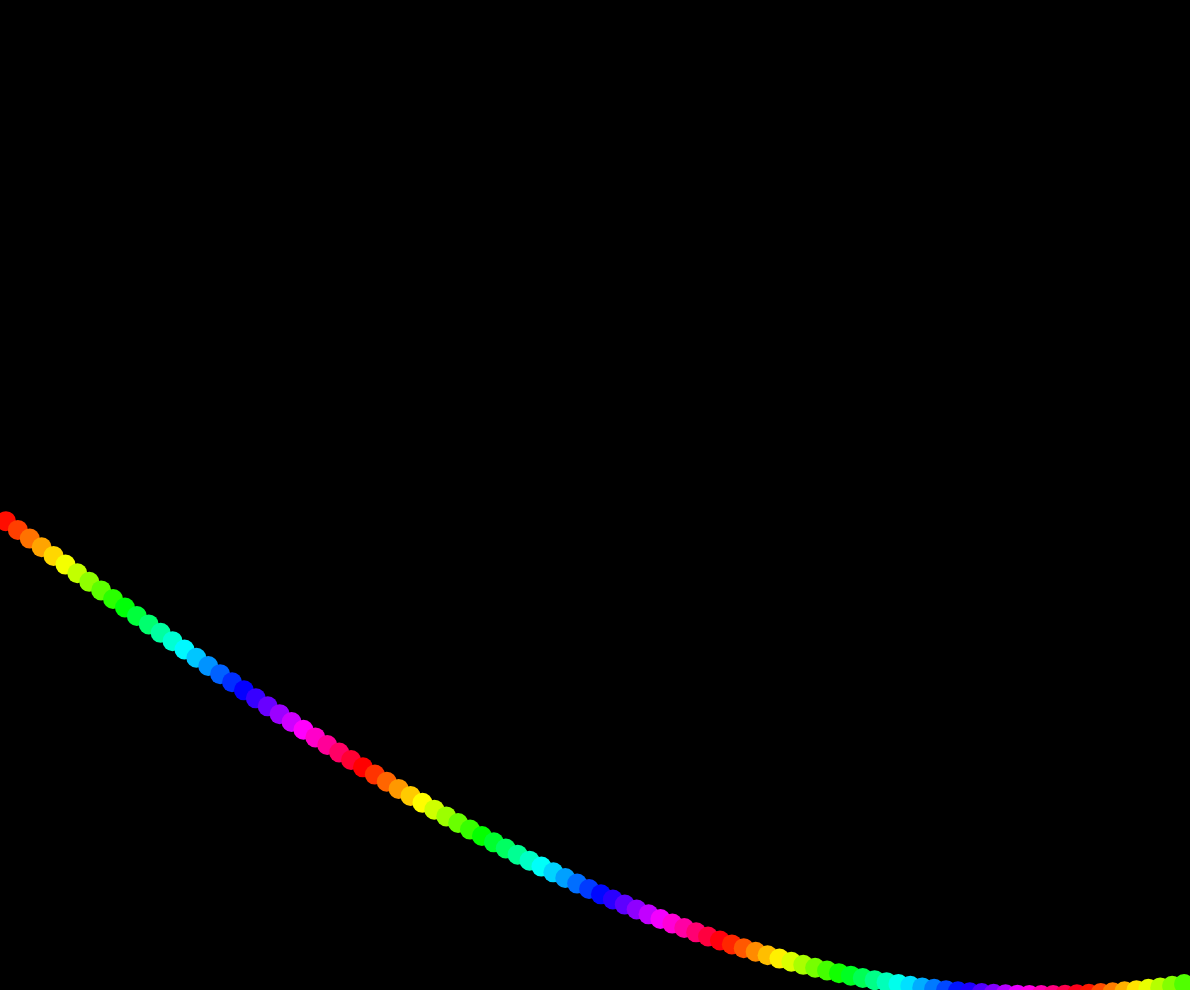
Frame 1 (no input)
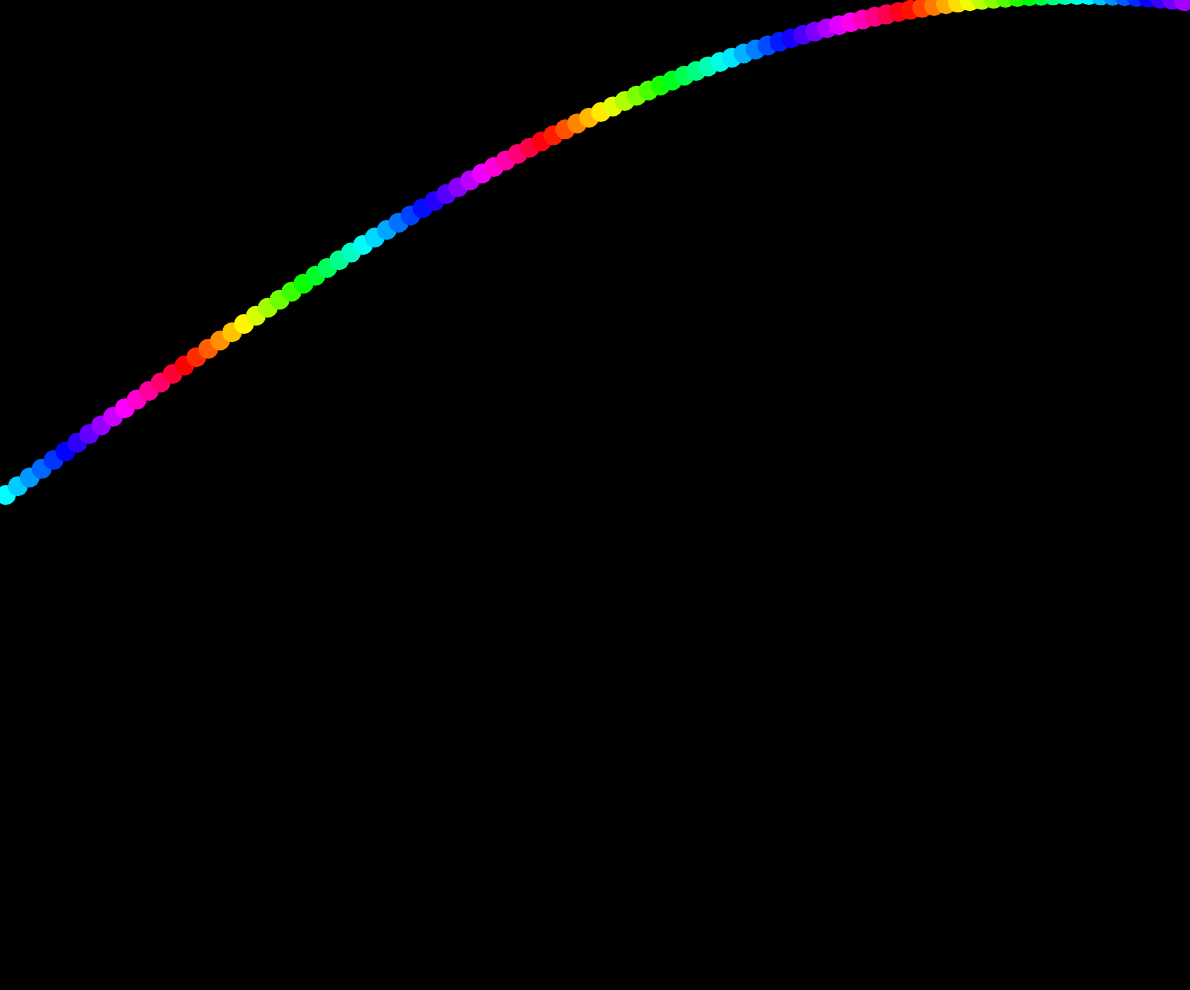
Frame 60 (no input)
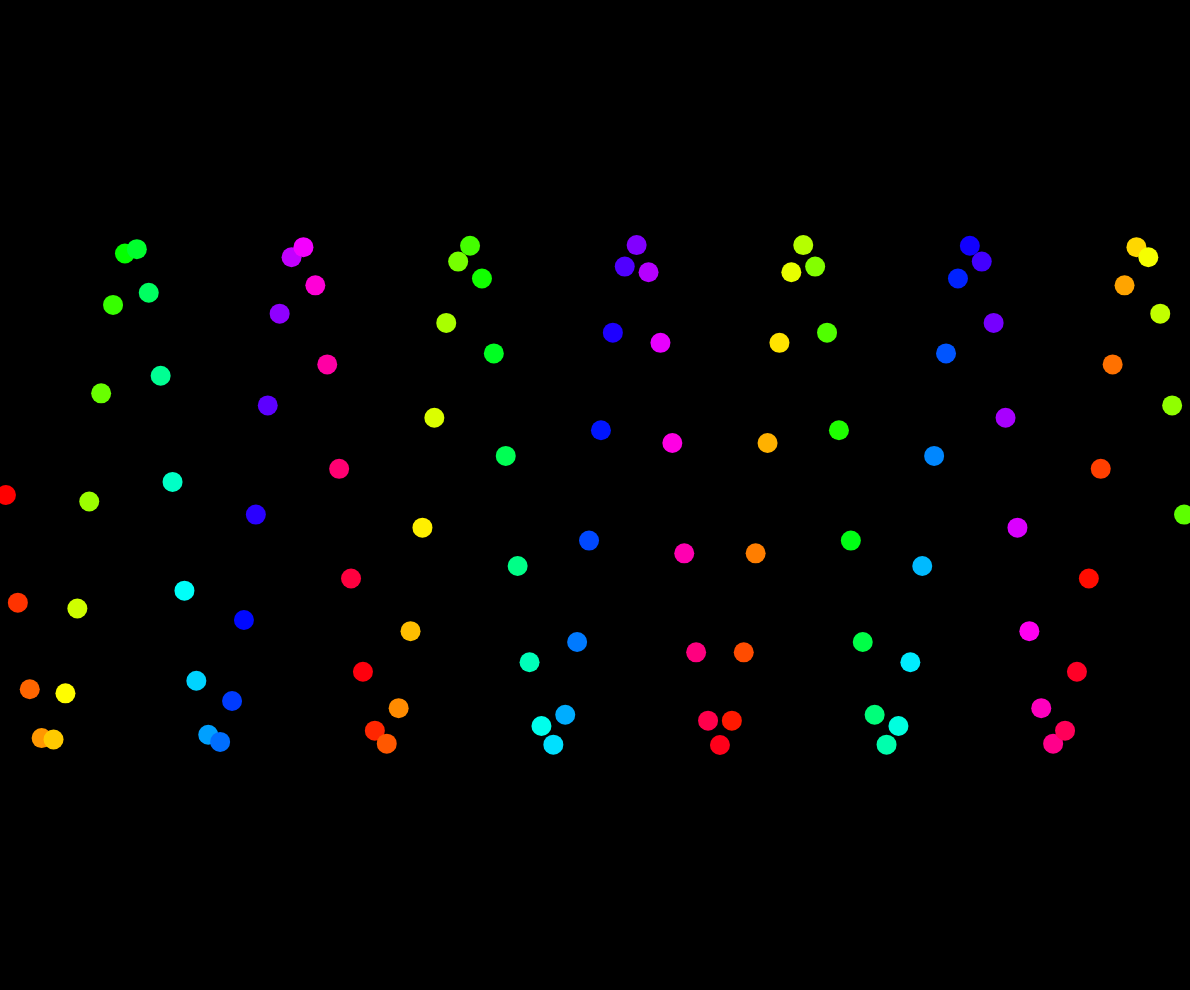
Frame 120 (the mouse pressed at the canvas centre since frame 60)

The p5.js sketch that drew these frames (run headless with seeded random() and noise() and a simulated clock; from frame 60 on, the mouse is pressed at the canvas centre):

// p5.js sketch
// ── sketch.js
let amount = 100;
let offset = 0;
let startingY = 0;
let diameter = 20;
let angle = 0;
let index = 0;
let color = 0;
let colorVar = 0;
let amplitude = 0;
let frequency = 0;

function setup(){
    createCanvas(windowWidth-10, windowHeight-10);
    colorMode(HSL);
    noStroke();

    angleMode(DEGREES);
    startingY = height / 2;
}

function draw(){
    background(0);
    calculateOffset();
    amplitude = map(mouseY, height, 0, 0, 500);
    frequency = map(mouseX, 0, width, 100, 5000);
    generateCircles(amplitude, frequency);
}

function mouseReleased(){
    amount++;
}

function generateCircles(amplitude, frequency){
    index = (index + 3) % 360;
    colorVar = (colorVar + 3) % 360; 
    for (let i = 0; i < amount; i++) {
        color = ((offset * i) + colorVar) % 360;
        angle = map(i, 0 , amount, 0, frequency);
        fill(color, 100, 50, 1);
        circle(offset * i + offset / 2, startingY + (sin(angle + index) * amplitude), diameter);
    }
}

function calculateOffset(){
    offset = width / amount;
}
